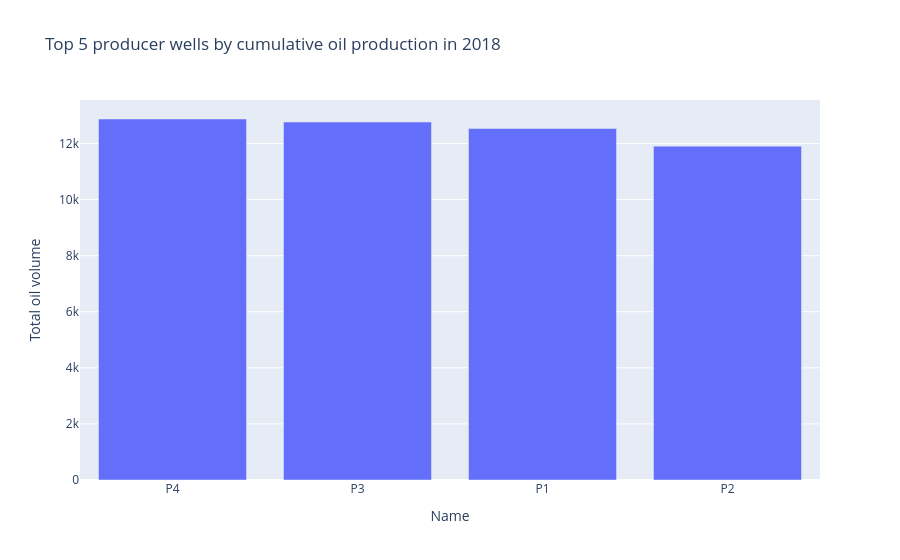
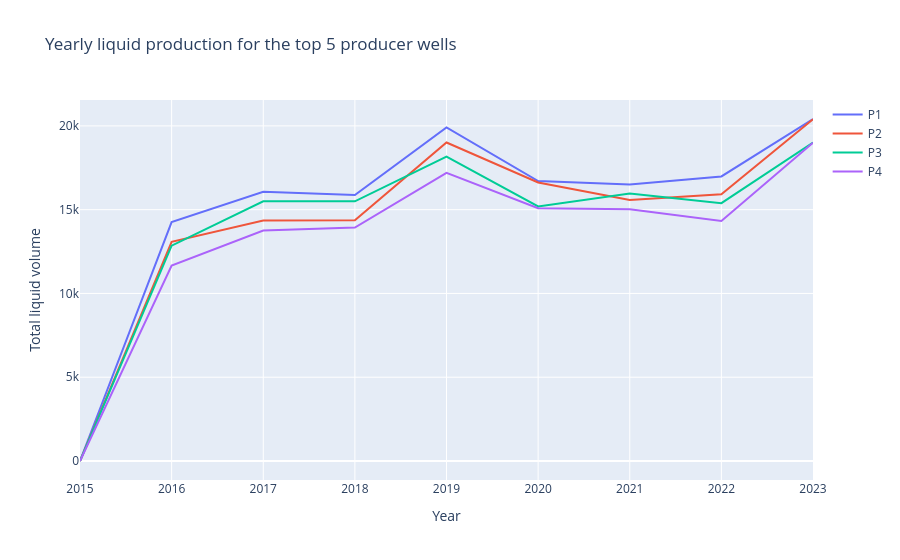
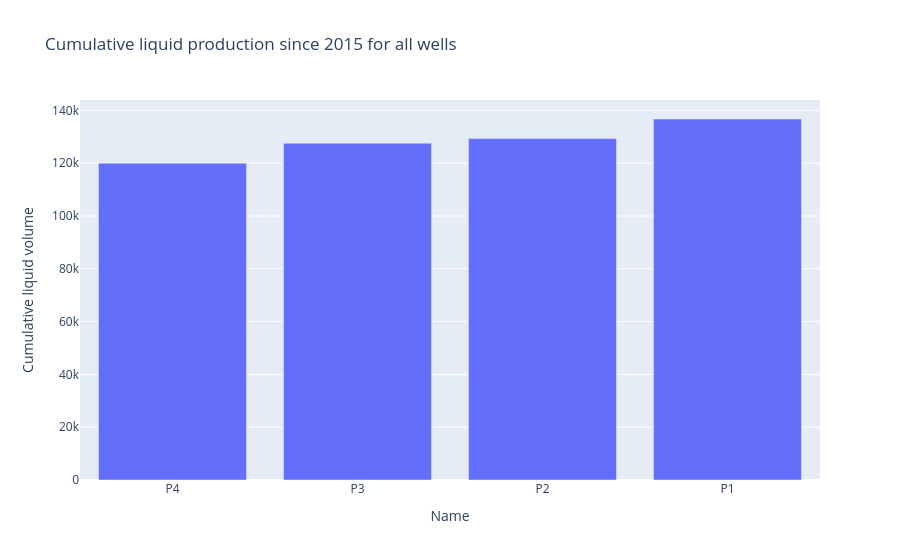

The notebook cell saved with these charts, in order:
### Code cell
for item in ui_items:
    if item.type=='text':
        print( item.data['text'])
    item = item.data.get('plotly',None)
    if item:
        pio.show(item)

### Figure 1 — Plotly figure (JSON) as saved in the notebook; plotly's stock layout.template omitted (floating-point values rounded to 4 significant figures)
{"data": [{"name": "Total oil volume", "orientation": "v", "type": "bar", "x": ["P4", "P3", "P1", "P2"], "y": [12880.0, 12770.0, 12540.0, 11910.0]}], "layout": {"barmode": "group", "title": {"text": "Top 5 producer wells by cumulative oil production in 2018"}, "xaxis": {"title": {"text": "Name"}}, "yaxis": {"title": {"text": "Total oil volume"}}}}

### Figure 2 — Plotly figure (JSON) as saved in the notebook; plotly's stock layout.template omitted (floating-point values rounded to 4 significant figures)
{"data": [{"mode": "lines", "name": "P1", "type": "scatter", "x": [2015, 2016, 2017, 2018, 2019, 2020, 2021, 2022, 2023], "y": [0, 14260.0, 16060.0, 15880.0, 19910.0, 16710.0, 16510.0, 16980.0, 20410.0]}, {"mode": "lines", "name": "P2", "type": "scatter", "x": [2015, 2016, 2017, 2018, 2019, 2020, 2021, 2022, 2023], "y": [0, 13080.0, 14350.0, 14370.0, 19010.0, 16630.0, 15570.0, 15930.0, 20390.0]}, {"mode": "lines", "name": "P3", "type": "scatter", "x": [2015, 2016, 2017, 2018, 2019, 2020, 2021, 2022, 2023], "y": [0, 12850.0, 15500.0, 15500.0, 18170.0, 15190.0, 15960.0, 15390.0, 19010.0]}, {"mode": "lines", "name": "P4", "type": "scatter", "x": [2015, 2016, 2017, 2018, 2019, 2020, 2021, 2022, 2023], "y": [0, 11670.0, 13750.0, 13930.0, 17200.0, 15080.0, 15030.0, 14320.0, 19000.0]}], "layout": {"title": {"text": "Yearly liquid production for the top 5 producer wells"}, "xaxis": {"title": {"text": "Year"}}, "yaxis": {"title": {"text": "Total liquid volume"}}}}

### Figure 3 — Plotly figure (JSON) as saved in the notebook; plotly's stock layout.template omitted (floating-point values rounded to 4 significant figures)
{"data": [{"name": "Cumulative liquid volume", "orientation": "v", "type": "bar", "x": ["P4", "P3", "P2", "P1"], "y": [120000.0, 127600.0, 129300.0, 136700.0]}], "layout": {"barmode": "group", "title": {"text": "Cumulative liquid production since 2015 for all wells"}, "xaxis": {"title": {"text": "Name"}}, "yaxis": {"title": {"text": "Cumulative liquid volume"}}}}
